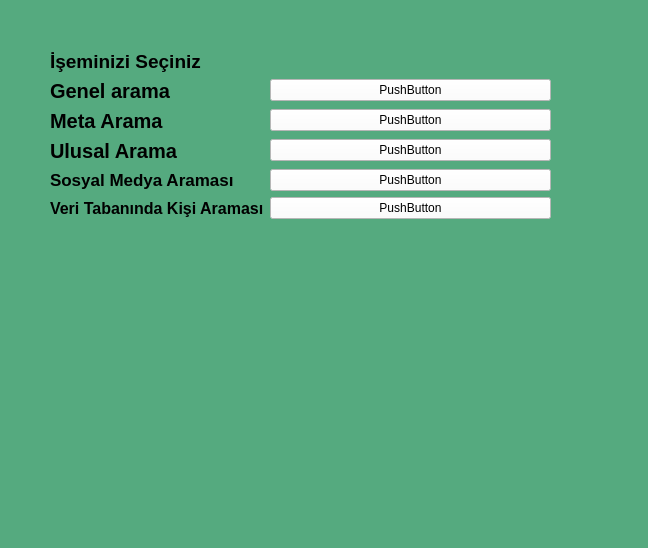
<?xml version="1.0" encoding="UTF-8"?>
<ui version="4.0">
 <class>SECIMEKRANI</class>
 <widget class="QMainWindow" name="SECIMEKRANI">
  <property name="geometry">
   <rect>
    <x>0</x>
    <y>0</y>
    <width>648</width>
    <height>548</height>
   </rect>
  </property>
  <property name="windowTitle">
   <string>MainWindow</string>
  </property>
  <property name="styleSheet">
   <string notr="true">background-color: rgb(85, 170, 127);</string>
  </property>
  <widget class="QWidget" name="centralwidget">
   <widget class="QWidget" name="formLayoutWidget">
    <property name="geometry">
     <rect>
      <x>50</x>
      <y>50</y>
      <width>501</width>
      <height>371</height>
     </rect>
    </property>
    <layout class="QFormLayout" name="formLayout">
     <item row="0" column="0">
      <widget class="QLabel" name="label">
       <property name="font">
        <font>
         <pointsize>14</pointsize>
         <weight>75</weight>
         <bold>true</bold>
        </font>
       </property>
       <property name="text">
        <string>İşeminizi Seçiniz</string>
       </property>
      </widget>
     </item>
     <item row="1" column="0">
      <widget class="QLabel" name="label_2">
       <property name="font">
        <font>
         <pointsize>15</pointsize>
         <weight>75</weight>
         <bold>true</bold>
        </font>
       </property>
       <property name="text">
        <string>Genel arama</string>
       </property>
      </widget>
     </item>
     <item row="2" column="0">
      <widget class="QLabel" name="label_3">
       <property name="font">
        <font>
         <pointsize>15</pointsize>
         <weight>75</weight>
         <bold>true</bold>
        </font>
       </property>
       <property name="text">
        <string>Meta Arama</string>
       </property>
      </widget>
     </item>
     <item row="3" column="0">
      <widget class="QLabel" name="label_4">
       <property name="font">
        <font>
         <pointsize>15</pointsize>
         <weight>75</weight>
         <bold>true</bold>
        </font>
       </property>
       <property name="text">
        <string>Ulusal Arama</string>
       </property>
      </widget>
     </item>
     <item row="4" column="0">
      <widget class="QLabel" name="label_5">
       <property name="font">
        <font>
         <pointsize>13</pointsize>
         <weight>75</weight>
         <bold>true</bold>
        </font>
       </property>
       <property name="text">
        <string>Sosyal Medya Araması</string>
       </property>
      </widget>
     </item>
     <item row="5" column="0">
      <widget class="QLabel" name="label_6">
       <property name="font">
        <font>
         <pointsize>12</pointsize>
         <weight>75</weight>
         <italic>false</italic>
         <bold>true</bold>
        </font>
       </property>
       <property name="text">
        <string>Veri Tabanında Kişi Araması</string>
       </property>
      </widget>
     </item>
     <item row="1" column="1">
      <widget class="QPushButton" name="pushButton_2">
       <property name="styleSheet">
        <string notr="true">background-color: rgb(255, 255, 255);</string>
       </property>
       <property name="text">
        <string>PushButton</string>
       </property>
      </widget>
     </item>
     <item row="2" column="1">
      <widget class="QPushButton" name="pushButton_3">
       <property name="styleSheet">
        <string notr="true">background-color: rgb(255, 255, 255);</string>
       </property>
       <property name="text">
        <string>PushButton</string>
       </property>
      </widget>
     </item>
     <item row="3" column="1">
      <widget class="QPushButton" name="pushButton_4">
       <property name="styleSheet">
        <string notr="true">background-color: rgb(255, 255, 255);</string>
       </property>
       <property name="text">
        <string>PushButton</string>
       </property>
      </widget>
     </item>
     <item row="4" column="1">
      <widget class="QPushButton" name="pushButton_5">
       <property name="styleSheet">
        <string notr="true">background-color: rgb(255, 255, 255);</string>
       </property>
       <property name="text">
        <string>PushButton</string>
       </property>
      </widget>
     </item>
     <item row="5" column="1">
      <widget class="QPushButton" name="pushButton_6">
       <property name="styleSheet">
        <string notr="true">background-color: rgb(255, 255, 255);</string>
       </property>
       <property name="text">
        <string>PushButton</string>
       </property>
      </widget>
     </item>
    </layout>
    <zorder>label</zorder>
    <zorder>label_2</zorder>
    <zorder>label_3</zorder>
    <zorder>label_4</zorder>
    <zorder>label_5</zorder>
    <zorder>label_6</zorder>
    <zorder>pushButton_4</zorder>
    <zorder>pushButton_5</zorder>
    <zorder>pushButton_6</zorder>
    <zorder>pushButton_2</zorder>
    <zorder>pushButton_3</zorder>
   </widget>
  </widget>
  <widget class="QStatusBar" name="statusbar"/>
 </widget>
 <resources/>
 <connections/>
</ui>
